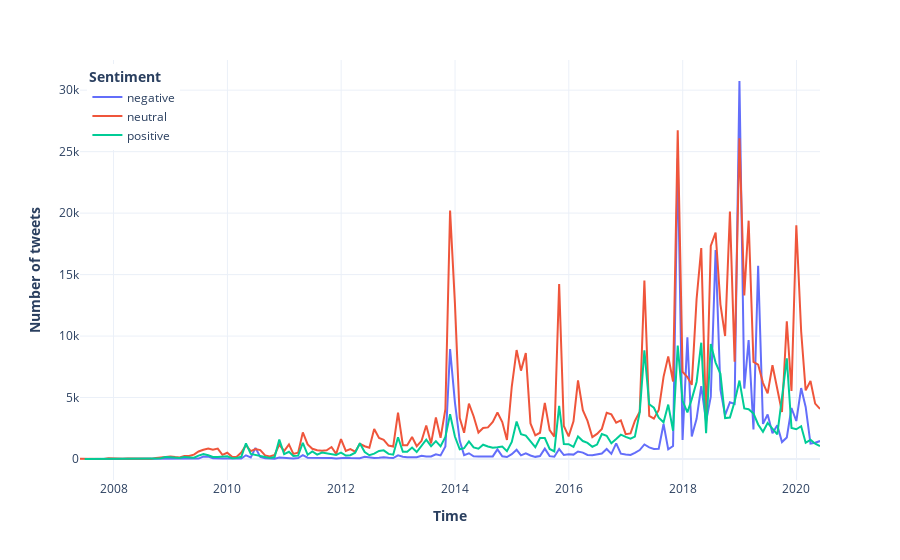

Write notebook code for a chart like this one.
### Markdown cell above
## 2. Integrate supplementary retrieval

### Code cell
import pyarrow.feather as pf
import arrow
import pandas
import swifter
import plotly.express as px

data_tweetnlp = pf.read_feather('data/raw/en_sent_label_tweetnlp.feather')
data_tweetnlp.created_at = data_tweetnlp.created_at.swifter.apply(
            lambda x: arrow.get(x).datetime.replace(tzinfo=None)
        )
data_tweetnlp.index = data_tweetnlp.created_at
data_tweetnlp = data_tweetnlp.drop(columns=["created_at"])
data_tweetnlp = data_tweetnlp.groupby(['tweetnlp_sentiment_label', pandas.Grouper(freq='M')]).count()
data_tweetnlp = data_tweetnlp.reset_index()
fig = px.line(data_tweetnlp, x='created_at', y='status_id', color='tweetnlp_sentiment_label', labels={'tweetnlp_sentiment_label': '<b>Sentiment</b>', 'status_id': '<b>Number of tweets</b>', 'created_at': '<b>Time</b>'}, template='plotly_white')
fig.update_layout(legend=dict(
    yanchor="top",
    y=0.99,
    xanchor="left",
    x=0.01
))
write_html(fig, 'en-sentiment-with-tweetnlp')
fig

### Figure 1 — Plotly figure (JSON) as saved in the notebook; plotly's stock layout.template omitted (floating-point values rounded to 4 significant figures; data arrays with more than 128 entries replaced by an {"elided": "..."} marker saying what was removed)
{"data": [{"hovertemplate": "<b>Sentiment</b>=negative<br><b>Time</b>=%{x}<br><b>Number of tweets</b>=%{y}<extra></extra>", "legendgroup": "negative", "line": {"color": "#636efa", "dash": "solid"}, "marker": {"symbol": "circle"}, "mode": "lines", "name": "negative", "orientation": "v", "showlegend": true, "x": {"elided": "151 str values"}, "xaxis": "x", "y": {"elided": "151 int values"}, "yaxis": "y", "type": "scatter"}, {"hovertemplate": "<b>Sentiment</b>=neutral<br><b>Time</b>=%{x}<br><b>Number of tweets</b>=%{y}<extra></extra>", "legendgroup": "neutral", "line": {"color": "#EF553B", "dash": "solid"}, "marker": {"symbol": "circle"}, "mode": "lines", "name": "neutral", "orientation": "v", "showlegend": true, "x": {"elided": "156 str values"}, "xaxis": "x", "y": {"elided": "156 int values"}, "yaxis": "y", "type": "scatter"}, {"hovertemplate": "<b>Sentiment</b>=positive<br><b>Time</b>=%{x}<br><b>Number of tweets</b>=%{y}<extra></extra>", "legendgroup": "positive", "line": {"color": "#00cc96", "dash": "solid"}, "marker": {"symbol": "circle"}, "mode": "lines", "name": "positive", "orientation": "v", "showlegend": true, "x": {"elided": "153 str values"}, "xaxis": "x", "y": {"elided": "153 int values"}, "yaxis": "y", "type": "scatter"}], "layout": {"xaxis": {"anchor": "y", "domain": [0.0, 1.0], "title": {"text": "<b>Time</b>"}}, "yaxis": {"anchor": "x", "domain": [0.0, 1.0], "title": {"text": "<b>Number of tweets</b>"}}, "legend": {"title": {"text": "<b>Sentiment</b>"}, "tracegroupgap": 0, "yanchor": "top", "y": 0.99, "xanchor": "left", "x": 0.01}, "margin": {"t": 60}}}
